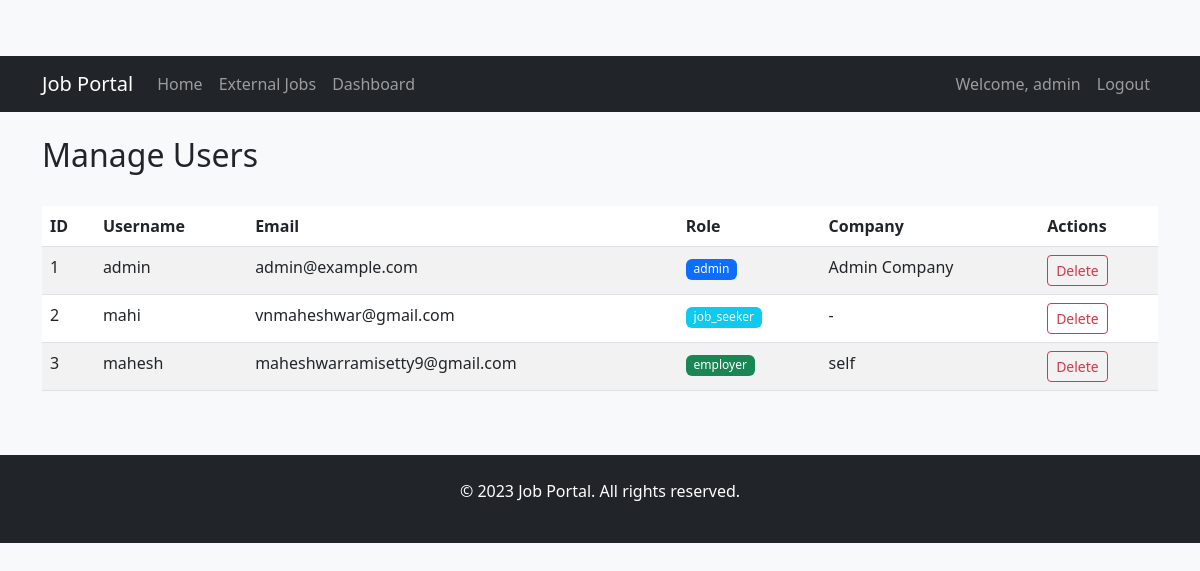
The app's page /admin/users (signed in) with its own data.
### app.py (models this page shows, shortened)
class User(db.Model):
    id = db.Column(db.Integer, primary_key=True)
    username = db.Column(db.String(80), unique=True, nullable=False)
    email = db.Column(db.String(120), unique=True, nullable=False)
    password = db.Column(db.String(200), nullable=False)
    role = db.Column(db.String(20), nullable=False)
    company = db.Column(db.String(100), nullable=True)

### app.py (the view)
@app.route('/admin/users')
@admin_required
def admin_users():
    users = User.query.all()
    return render_template('admin/users.html', users=users)

### app.py (called while the page is built)
def admin_required(f):
    @wraps(f)
    def decorated_function(*args, **kwargs):
        if 'user_id' not in session:
            flash('Please log in to access this page.', 'danger')
            return redirect(url_for('login'))
        user = User.query.get(session['user_id'])
        if user.role != 'admin':
            flash('You do not have permission to access this page.', 'danger')
            return redirect(url_for('index'))
        return f(*args, **kwargs)
    return decorated_function

### templates/admin/users.html (shortened to what this page needs)
{% extends "base.html" %}
{% block content %}
<div class="d-flex justify-content-between align-items-center mb-4">
    <h2>Manage Users</h2>
</div>
<div class="table-responsive">
    <table class="table table-striped">
        <thead>
            <tr>
                <th>ID</th>
                <th>Username</th>
                <th>Email</th>
                <th>Role</th>
                <th>Company</th>
                <th>Actions</th>
            </tr>
        </thead>
        <tbody>
            {% for user in users %}
                <tr>
                    <td>{{ user.id }}</td>
                    <td>{{ user.username }}</td>
                    <td>{{ user.email }}</td>
                    <td>
                        <span class="badge bg-{{ 'primary' if user.role == 'admin' else 'success' if user.role == 'employer' else 'info' }}">
                            {{ user.role }}
                        </span>
                    </td>
                    <td>{{ user.company or '-' }}</td>
                    <td>
                        <a href="#" class="btn btn-sm btn-outline-danger">Delete</a>
                    </td>
                </tr>
            {% endfor %}
        </tbody>
    </table>
</div>
{% endblock %}

### static/css/style.css (style rules this page uses)
body { padding-top: 56px; background-color: #f8f9fa; }
.badge { font-weight: 500; }

### records on screen
User: id "1", username "admin", email "admin@example.com", role "admin", company "Admin Company"
User: id "2", username "mahi", email "vnmaheshwar@gmail.com", role "job_seeker", company "-"
User: id "3", username "mahesh", email "maheshwarramisetty9@gmail.com", role "employer", company "self"

### other values on screen
{{ session['username'] }} "admin"
